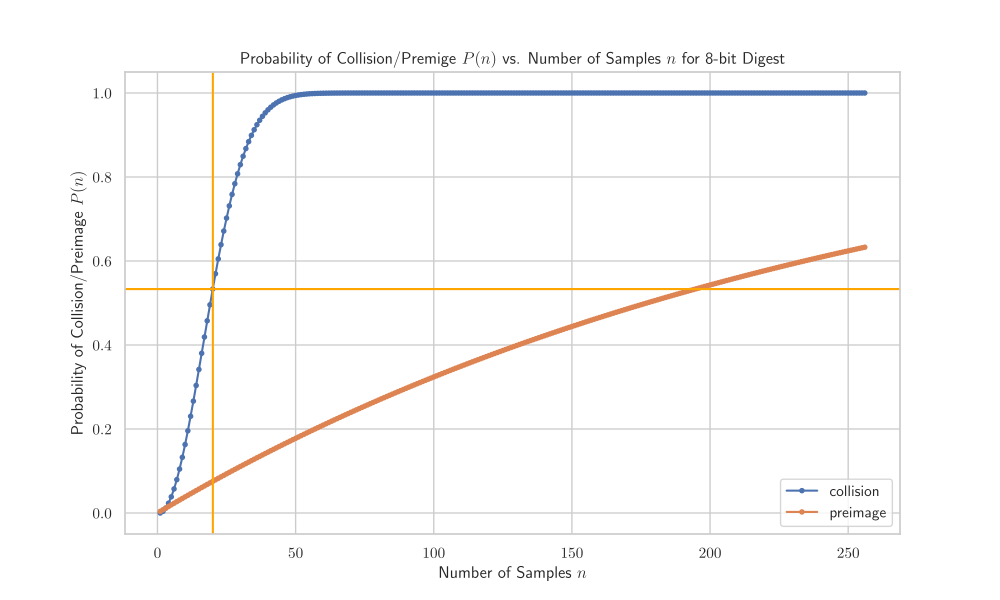

Recreate this plot in Python.
#!/usr/bin/env python3
import numpy as np
import matplotlib.pyplot as plt
import seaborn as sns
import sys

# Setting up parameters
digest_length = 8  # 8-bit digest
total_possibilities = 2**digest_length  # 256 possibilities

# Function to calculate 1 - P(n)
def no_collision_probability(n, total_possibilities):
    prob = 1.0
    for i in range(n):
        prob *= (total_possibilities - i) / total_possibilities
    return prob

def no_preimage_probability(n, total_possibilities):
    prob = 1.0
    return ((total_possibilities-1)/total_possibilities)**n


# Plotting
sns.set(style="whitegrid")
plt.figure(figsize=(10, 6))

# Generate data for plotting
n_values = np.arange(1, total_possibilities + 1)
P_values = [1 - no_collision_probability(n, total_possibilities) for n in n_values]
plt.plot(n_values, P_values, marker='.',  linestyle='-', label='collision')

# Generate data for plotting
n_values = np.arange(1, total_possibilities + 1)
P_values = [1-no_preimage_probability(n, total_possibilities) for n in n_values]

plt.plot(n_values, P_values, marker='.', linestyle='-', label='preimage')
plt.title('Probability of Collision/Premige $P(n)$ vs. Number of Samples $n$ for 8-bit Digest')
plt.xlabel('Number of Samples $n$')
plt.ylabel('Probability of Collision/Preimage $P(n)$')
plt.legend()
plt.axhline(1-no_collision_probability(20, 256), color='orange')
plt.axvline(1.253*(2**4), color='orange')
print(1-no_collision_probability(20, 256))
plt.grid(True)
plt.savefig(sys.argv[1])
